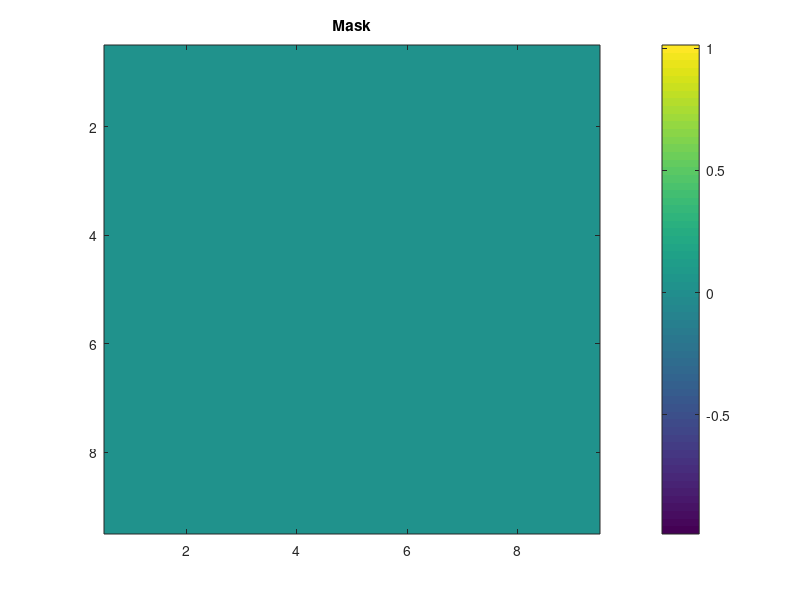
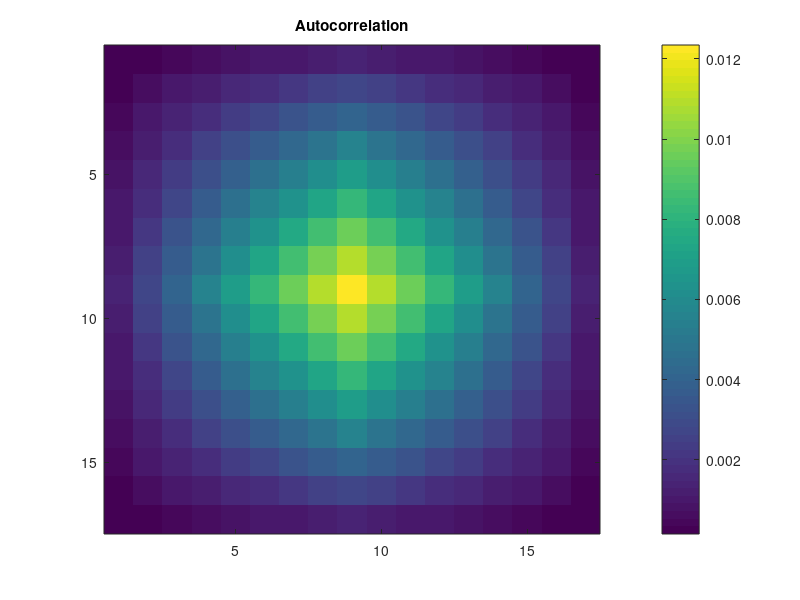

Write the MATLAB code that produced these figures, in order. (Note: this script raises an error after producing the figures.)
% Average 2D-filters
 clear; %close all; clc;
% 
mask = ones(9,9)/81;

figure; imagesc(mask);
colorbar; title('Mask')

Rmask = conv2(mask, mask);

figure; imagesc(Rmask); 
colorbar; title('Autocorrelation')

figue; surf(Rmask)
title('Xcorr')


NFFT = 2^10;
SRmask = fftshift(abs(fft2(Rmask,NFFT,NFFT)));

figure; imagesc(10*log10(SRmask)); 
colorbar; title('FFT(Autocorrelation)')

figure; surf(10*log10(SRmask))
title('Xcorr')


% spatial frequency 
dx = 0.075e-3 /2;
fs_space = 1540/dx;
fs_space / 2
freq = ((-NFFT/2):(NFFT/2-1))/NFFT*fs_space*1e-6;
figure; plot(10*log10(SRmask(:,512)))
figure; plot(freq, 10*log10(SRmask(:,512)))

return

% Gaussian 2D-filters
load("maskgauss.mat")

% mask6: gaussian, size=5, sgm=1
% mask7: gaussian, size=9, sgm=1
% mask8: gaussian, size=5, sgm=2
% mask9: gaussian, size=9, sgm=2

% mask=mask6;
% 
% figure; imagesc(mask);
% colorbar; title('Mask')
% 
% Rmask = conv2(mask, mask);
% 
% figure; imagesc(Rmask); 
% colorbar; title('Autocorrelation')
% 
% NFFT = 2^10;
% Smask = fftshift(abs(fft2(Rmask,NFFT,NFFT)));
% 
% figure; imagesc(10*log10(Smask)); 
% colorbar; title('FFT(Autocorrelation)')
% 

mask = mask7;

figure; imagesc(mask);
colorbar; title('Mask')

Rmask = conv2(mask, mask);

figure; imagesc(Rmask); 
colorbar; title('Autocorrelation')

NFFT = 2^10;
SRmask = fftshift(abs(fft2(Rmask,NFFT,NFFT)));

figure; imagesc(20*log10(SRmask)); 
colorbar; title('FFT(Autocorrelation)')

% spatial frequency 
dx = 0.3e-3 /16; % sigma is one dx.
ft_space = (1540/2)/(dx); % c0/2 / dx
ft_space / 2
freq = ((-NFFT/2):(NFFT/2-1))/NFFT*ft_space*1e-6;
figure; plot(10*log10(SRmask(:,NFFT/2)))
figure; plot(freq, 10*log10(SRmask(:,NFFT/2)),'k')



log_bsc = log(SRmask(:,NFFT/2));
fL = 3;
fH = 7.5;
f0 = mean([fL fH]);

[~,idx_fL] = min(abs(freq-fL));
[~,idx_fH] = min(abs(freq-fH));

new_freq = freq(idx_fL:idx_fH);
new_log_bsc = log_bsc(idx_fL:idx_fH);
slope = polyfit(new_freq,new_log_bsc,1)
n = f0 * slope(1); % Equal to n/f0
n

%%

mask=mask8;

figure; imagesc(mask);
colorbar; title('Mask')

Rmask = conv2(mask, mask);

figure; imagesc(Rmask); 
colorbar; title('Autocorrelation')

NFFT = 2^10;
Smask = fftshift(abs(fft2(Rmask,NFFT,NFFT)));

figure; imagesc(10*log10(Smask)); 
colorbar; title('FFT(Autocorrelation)')

mask=mask9;

figure; imagesc(mask);
colorbar; title('Mask')

Rmask = conv2(mask, mask);

figure; imagesc(Rmask); 
colorbar; title('Autocorrelation')

%NFFT = 2^10;
SRmask = fftshift(abs(fft2(Rmask,NFFT,NFFT)));

figure; imagesc(20*log10(SRmask)); 
colorbar; title('FFT(Autocorrelation)')

figure; plot(10*log10(SRmask(:,512)))

% Circular 2D-filters

load('maskcircle.mat')
mask=mask11;

figure; imagesc(mask);
colorbar; title('Mask')

Rmask = conv2(mask, mask);

figure; imagesc(Rmask); 
colorbar; title('Autocorrelation')

NFFT = 2^10;
SRmask = fftshift(abs(fft2(Rmask,NFFT,NFFT)));

figure; imagesc(10*log10(SRmask)); 
colorbar; title('FFT(Autocorrelation)')

% spatial frequency 
dx = 0.075e-3 /2;
ft_space = (1540/2)/(dx);
ft_space / 2
freq = ((-NFFT/2):(NFFT/2-1))/NFFT*ft_space*1e-6;
figure; plot(10*log10(SRmask(:,NFFT/2)))
figure; plot(freq, 10*log10(SRmask(:,NFFT/2)))

%%
% clear; 
% close all; clc;

pathData = 'C:\Users\armiz\OneDrive\Documentos\MATLAB\NonUniformBSC2D';

normZero = @(x) x-max(x(:));
rf2Bmode = @(x) 20*log10(abs(hilbert(x)));

%filenames = {'reference','sample'}
%filenames = {'rf1','rf2'}
filenames = {'rf7','rf9'}

% filename_ref = 'rf7';  % case1_rfref.mlx | map_sd0p005_bsc1  
% filename_sam = 'rf9';  % case3_rfsam.mlx | mapmask7_sd0p005_bsc2 | mask7: gaussian, size=9, sgm=1

%filenames = {'rf_fs1_mask0','rf_fs1_mask7'}
% Only when the attenuation of sample and reference is the same
ratio  = 2;
for kk = 1:length(filenames)

media = filenames{kk}

f0 = 6.66;   % MHz
size_wl = 10;

width = 10; % Width to smooth laterally for each BoA lines
overlap_pct = 0.5;    % 80%
overlap = round((1-overlap_pct)*width);

col_last = width;
n = 0;

load(fullfile(pathData,media)); 
sam = rf;
% clear sam
%fs = 1/ (1.461038961038961e-08);
%fs = 1/ (7.305194805194804e-09);

NFFT = 2^12;

fNyquist = fs/2;
%h1 = fir1(200,[2e6/(fNyquist) 9e6/(fNyquist)]');

%ratio = 2

env_sam = 20*log10(abs(hilbert(sam(200:end,:))));
bmode_sam = env_sam - max(max(env_sam));
figure; imagesc(bmode_sam); colormap gray;
title("B-mode")


figure; imagesc(x*1e3, z*1e3, normZero(rf2Bmode(rf)),[-60 0])
title('B-mode'); colormap gray
xlabel('Lateral distance (mm)')
ylabel('Depth (mm)')
axis image


%roi = rf(2500:3000,:);
roi = rf(6000/ratio:7000/ratio,:);
% for ff = 1:128
%      roi(:,ff) = conv(roi(:,ff),h1,'same');
% end

env_sam = 20*log10(abs(hilbert(roi)));
bmode_sam = env_sam - max(max(env_sam));
figure; imagesc(bmode_sam); colormap gray;
title('ROI')

% PS = nan(NFFT,128);
% for ii = 54:74
for ii = 1:128
    PS(:,ii) = power(abs(fftshift(fft(roi(:,ii),NFFT))), 2);
end

freq = (-NFFT/2:NFFT/2-1)*(fs*1e-6)/NFFT; % [MHz]
PS_0 = mean(PS(:,1:128),2);
PS = PS_0./max(PS_0);
%PS = 20*log10(PS);
figure; plot(freq,10*log10(PS)); xlim([0 25]); 
ylim([-60 0]), grid on;
xlabel('MHz'); ylabel('Power [dB]'), title('10log(PS)')


% a = 9*(0.0375e-3)/2;  
% c0 = 1540;
% wl = c0./(freq*1e6);
% k = 2*pi./wl; 
% ka =k*a;
%figure; %plot(freq, ka); 

%plot(freq,  10*log10(( 2*besselj(1,2*ka)./(2*ka)).^2) ); xlim([0 25]); 
%hold on; plot(freq, (abs(sin(ka)./ka)).^2);
%hold off;

if kk == 1
PS1 = PS;
PS1_0 = PS_0;
%figure; plot(freq,20*log10(fftshift(abs(fft(h1,NFFT)))))
%xlim([0 20])
end
figure; plot(freq,10*log10(PS./PS1)); 
xlim([0 12])
ylim([-15 0])
xlabel('MHz'); ylabel('Power [dB]'),title('(PS norm)'); %hold on;

figure; plot(freq,10*log10(PS_0./PS1_0)); 
xlim([0 25])
% ylim([-15 0])
xlabel('MHz'); ylabel('Power [dB]'), title('(PS_0)')

dx = 0.3e-3 /16; % technically dy dx of kgrid element_pitch / element_width
ft_space = (1540/2)/(dx);
ft_space / 2
freq_s = ((-NFFT/2):(NFFT/2-1))/NFFT*ft_space*1e-6;
ff = exp(-2 * (sqrt(2) * dx*1e3)^2 * (2*pi/1.54)^2 * freq_s.^2 ); %ok
%ff = exp(-2 * ( dx*1e3)^2 * (2*pi/1.54)^2 * freq_s.^2 ); %ok

figure; plot(freq_s,10*log10(ff),'r'); xlim([1 25])
%ylim([10^-2 10^1])
xlabel('MHz'); title('Form Factor')

end


log_bsc = log(PS_0./PS1_0);
fL = 3.5;
fH = 7.0; % -6 dB
f0 = mean([fL fH]);

[~,idx_fL] = min(abs(freq-fL));
[~,idx_fH] = min(abs(freq-fH));

new_freq = freq(idx_fL:idx_fH);
new_log_bsc = log_bsc(idx_fL:idx_fH);
slope = polyfit(new_freq,new_log_bsc,1)
n = f0 * slope(1); % Equal to n/f0
n


log_bsc = log(ff);
%fL = 3.6;
%fH = 8.7;
f0 = mean([fL fH]);

[~,idx_fL] = min(abs(freq_s-fL));
[~,idx_fH] = min(abs(freq_s-fH));

new_freq = freq_s(idx_fL:idx_fH);
new_log_bsc = log_bsc(idx_fL:idx_fH);
slope = polyfit(new_freq,new_log_bsc,1)
n = f0 * slope(1); % Equal to n/f0
n

%% VERSION EMZ OK

normZero = @(x) x-max(x(:));
rf2Bmode = @(x) 20*log10(abs(hilbert(x)));

% Define filenames
% Reference filename
filename_ref = 'rf7';  % case1_rfref.mlx | map_sd0p005_bsc1  
filename_sam = 'rf9';  % case3_rfsam.mlx | mapmask7_sd0p005_bsc2 | mask7: gaussian, size=9, sgm=1

% Only when the attenuation of sample and reference is the same
ratio  = 2; 

% **Second Power Spectrum Computation (REFERENCE)**
media = filename_ref;
disp(['Processing Reference: ', media])

f0 = 6.66;   % MHz
size_wl = 10;

width = 10; % Width to smooth laterally for each BoA lines
overlap_pct = 0.5;    % 80%
overlap = round((1-overlap_pct)*width);

% RE
load(media); 
sam = rf;

NFFT = 2^12;
fNyquist = fs/2;

% Compute Envelope & B-mode
env_sam = 20*log10(abs(hilbert(sam(200:end,:))));
bmode_sam = env_sam - max(max(env_sam));
figure; imagesc(bmode_sam); colormap gray;
title(['B-mode ', media]);

figure; imagesc(x*1e3, z*1e3, normZero(rf2Bmode(rf)), [-60 0])
title(['B-mode ', media]); colormap gray
xlabel('Lateral distance (mm)')
ylabel('Depth (mm)')
axis image

% Select ROI
roi = rf(6000/ratio:7000/ratio,:);

% Compute Power Spectrum
% PS1 = nan(NFFT, 128);
% for ii = 1:128
%     PS1(:,ii) = power(abs(fftshift(fft(roi(:,ii), NFFT))), 2);
% end
PS1 = abs(fftshift(fft(roi, NFFT, 1))).^2;

freq = (-NFFT/2:NFFT/2-1)*(fs*1e-6)/NFFT; % [MHz]
PS1_0 = mean(PS1, 2);
PS1 = PS1_0 ./ max(PS1_0);

% Plot Power Spectrum
figure; plot(freq, 10*log10(PS1)); xlim([0 25]); 
ylim([-60 0]), grid on;
xlabel('MHz'); ylabel('Power [dB]');
title(['Power Spectrum e', media]);


% **Second Power Spectrum Computation (SAMPLE)**
media = filename_sam;
disp(['Processing Sample: ', media])

load(media); 
sam = rf;

% Compute Envelope & B-mode
env_sam = 20*log10(abs(hilbert(sam(200:end,:))));
bmode_sam = env_sam - max(max(env_sam));
figure; imagesc(bmode_sam); colormap gray;
title(['B-mode ', media]);

figure; imagesc(x*1e3, z*1e3, normZero(rf2Bmode(rf)), [-60 0])
title(['B-mode ', media]); colormap gray
xlabel('Lateral distance (mm)')
ylabel('Depth (mm)')
axis image

% Select ROI
roi = rf(6000/ratio:7000/ratio,:);

% Compute Power Spectrum
% PS2 = nan(NFFT, 128);
% for ii = 1:128
%     PS2(:,ii) = power(abs(fftshift(fft(roi(:,ii), NFFT))), 2);
% end
PS2 = abs(fftshift(fft(roi, NFFT, 1))).^2;

PS2_0 = mean(PS2(:,:),2);
PS2 = PS2_0 ./ max(PS2_0);

% Plot Power Spectrum
figure; plot(freq, 10*log10(PS2)); xlim([0 25]); 
ylim([-60 0]), grid on;
xlabel('MHz'); ylabel('Power e[dB]');
title(['Power Spectrum ', media]);

% Ratio Between Power Spectra
figure; plot(freq, 10*log10(PS2./PS1)); 
xlim([0 12])
ylim([-15 0])
xlabel('MHz'); ylabel('Power [dB]');
title('PS2 / PS1 e');

figure; 
hold on;
plot(freq, 10*log10(PS1_0), 'DisplayName', 'Reference'); 
plot(freq, 10*log10(PS2_0), 'DisplayName', 'Sample'); 
plot(freq, 10*log10(PS2_0./PS1_0), 'DisplayName', 'Ratio'); 
xlim([0 12])
ylim([-15 0])
xlabel('MHz'); ylabel('Power [dB]');
legend('Location','Best')
title('PS2_0 / PS1_0 e');

%%  MASK
% **Form Factor EACH MASK
dx = 0.3e-3 /16; % technically dy dx of kgrid element_pitch / element_width

% MASK7 
sigma = 1; kernel= 9;
mask = fspecial('gaussian', 9, sigma);

title_str = sprintf('Mask Gaussian %dx%d, \\sigma=%d', kernel, kernel, sigma);

figure; 
imagesc(mask);
colorbar; title(['Mask: ', title_str]);

% Compute autocorrelation
Rmask = conv2(mask, mask, 'same');

figure; imagesc(Rmask);
colorbar; title(['Autocorrelation: ', title_str]);

% Compute 2D FFT
SRmask = fftshift(abs(fft2(Rmask, NFFT, NFFT)));

figure; imagesc(20*log10(SRmask));
colorbar; title(['FFT(Autocorrelation): ', title_str]);

% Compute spatial frequency
ft_space = (1540/2) / dx;
freq_s = ((-NFFT/2):(NFFT/2-1)) / NFFT * ft_space * 1e-6;
ff_k = SRmask(:, NFFT/2); clear SR_mask

figure; plot(freq_s, 10*log10(SRmask(:, NFFT/2)), 'k');
xlabel('Frequency (MHz)');
ylabel('Power (dB)');
title(['Frequency Response: ', title_str]);

%% **Form Factor Computation Theoretical**
freq_s = ((-NFFT/2):(NFFT/2-1)) / NFFT * ft_space * 1e-6;
ff_theo = exp(-2 * (sqrt(2) * dx*1e3)^2 * (2*pi/1.54)^2 * freq.^2 ); %ok

figure; plot(freq_s,10*log10(ff_theo),'r'); xlim([1 25])
xlabel('MHz'); title('Form Factor')

% Compare
figure, 
hold on
plot(freq_s,10*log10(ff_k),'b', 'DisplayName','Kernel'); xlim([1 25])
plot(freq_s,10*log10(ff_theo),'r--', 'DisplayName','Theo'); xlim([1 25])
aa = ff_k' ./ ff_theo;
plot(freq_s,aa,'g--', 'DisplayName','Diff'); xlim([1 25])
legend('Location','Best')
xlabel('MHz'); 
title('Form Factor')

%% FINAL PLOT FACTOR
figure; 
hold on;
plot(freq, 10*log10(PS1_0), 'DisplayName', 'Reference'); 
plot(freq, 10*log10(PS2_0), 'DisplayName', 'Sample'); 
plot(freq, 10*log10(PS2_0./PS1_0), 'DisplayName', 'Ratio'); 

plot(freq_s,10*log10(ff_k),'b', 'DisplayName','Kernel'); xlim([1 25])
plot(freq_s,10*log10(ff_theo),'r--', 'DisplayName','Theo'); xlim([1 25])

xlim([0 12])
ylim([-15 0])
xlabel('MHz'); ylabel('Power [dB]');
legend('Location','Best')
title('PS2_0 / PS1_0 e');

%% TEST MASK
% Define the triangular BSC in frequency domain
f = linspace(-10, 10, 1024); % Frequency vector
fc = 5; % Cutoff frequency
BSC = max(0, 1 - abs(f / fc)); % Triangular frequency response

% Inverse Fourier Transform to compute the kernel
kernel = ifftshift(ifft(sqrt(BSC))); % Kernel in spatial domain

% Plot results
figure;
subplot(2,1,1); plot(f, BSC); title('BSC (Triangular)'); xlabel('Frequency (MHz)');
subplot(2,1,2); plot(real(kernel)); title('Kernel in Spatial Domain'); xlabel('Position');


%%
% Define Frequency Domain BSC
NFFT = 64; % Kernel size in Fourier domain
[f_x, f_y] = meshgrid(-NFFT/2:NFFT/2-1, -NFFT/2:NFFT/2-1);
f_c = 0.1; % Cutoff frequency
% BSC = max(0, 1 - abs(f_x / f_c)) .* max(0, 1 - abs(f_y / f_c)); % Triangular BSC

BSC = exp(-2 * (sqrt(2) * dx*1e3)^2 * (2*pi/2.54)^2 * f_x.^2 )

% Compute Kernel (Inverse FFT)
K_custom = fftshift(ifft2(ifftshift(sqrt(BSC))));
K_custom = abs(K_custom); % Take magnitude
K_custom = K_custom / sum(K_custom(:)); % Normalize

% Plot kernel
figure; imagesc(K_custom); colormap hot; colorbar;
title('Custom Kernel from Desired BSC');

%%
clear; close all; clc;

dx = 0.3e-3 /16; % technically dy dx of kgrid element_pitch / element_width

% Parameters

lambda = 2.54e-3; % Characteristic wavelength in meters
NFFT = 64; % Number of frequency points

% Frequency axis
ft_space = (1540/2) / dx;
f_x = ((-NFFT/2):(NFFT/2-1)) / NFFT * ft_space * 1e-6; % Frequency in cycles/m
% f_x = linspace(-1/(2*dx), 1/(2*dx), NFFT); % Frequency in cycles/m

% Define the theoretical BSC in 1D
BSC_1D = exp(-2 * (sqrt(2) * dx * 1e3)^2 * (2*pi / (lambda * 1e3))^2 * f_x.^2);

% Compute 1D kernel via inverse FFT
K_1D = fftshift(ifft(ifftshift(sqrt(BSC_1D))));
K_1D = abs(K_1D); % Magnitude of the kernel
K_1D = K_1D / max(K_1D); % Normalize

% Estimate sigma1D
x = (-NFFT/2:NFFT/2-1) * dx; % Spatial domain
sigma_1D = sqrt(sum(x.^2 .* K_1D) / sum(K_1D)); % Weighted standard deviation

% Plot results
figure;
subplot(2, 1, 1);
plot(f_x * 1e-6, BSC_1D, 'r'); grid on;
title('Theoretical BSC (1D)'); xlabel('f_x (MHz)'); ylabel('Magnitude');

subplot(2, 1, 2);
plot(x * 1e6, K_1D, 'b'); grid on;
title('1D Kernel in Spatial Domain'); xlabel('x (µm)'); ylabel('Amplitude');
disp(['Estimated sigma1D (meters): ', num2str(sigma_1D)]);

%%
% Parameters
kernel_size = 9; % Size of the 2D kernel (e.g., 11x11 pixels)
sigma_2D = sigma_1D; % Use the same sigma from 1D kernel

% Create 2D Gaussian kernel
[x, y] = meshgrid(-floor(kernel_size/2):floor(kernel_size/2));
K_2D = exp(-(x.^2 + y.^2) / (2 * (sigma_2D / dx)^2)); % Gaussian function
K_2D = K_2D / sum(K_2D(:)); % Normalize

% Plot 2D Gaussian kernel
figure;
subplot(1, 2, 1);
imagesc(K_2D); colormap hot; colorbar;
title('2D Gaussian Kernel');

subplot(1, 2, 2);
surf(K_2D); shading interp;
title('2D Gaussian Kernel (3D View)');
xlabel('x (pixels)'); ylabel('y (pixels)'); zlabel('Amplitude');

%%
% clear; close all; clc;

% Parameters
dx = 1.8750e-5; % Spatial resolution in meters
lambda = 2.54e-3; % Characteristic wavelength in meters
NFFT = 2^10; % Number of frequency points

% Frequency axis
ft_space = (1540/2) / dx;
% f_x = ((-NFFT/2):(NFFT/2-1)) / NFFT * ft_space * 1e-6; % Frequency in cycles/m
f_x = linspace(-1/(2*dx), 1/(2*dx), NFFT); % Frequency axis in cycles/m


% Theoretical BSC
% BSC_1D = exp(-2 * (sqrt(2) * dx * 1e3)^2 * (2*pi / (lambda * 1e3))^2 * f_x.^2);
BSC_1D = ff_k';

% Compute 1D kernel
K_1D = fftshift(ifft(ifftshift(sqrt(BSC_1D))));
K_1D = abs(K_1D); % Take magnitude
K_1D = K_1D / max(K_1D); % Normalize

% Spatial axis
x = (-NFFT/2:NFFT/2-1) * dx; % Spatial domain
% x = ((-NFFT/2):(NFFT/2-1)) / NFFT * ft_space * 1e-6; % Frequency in cycles/m

% Compute sigma1D
sigma_1D = sqrt(sum(x.^2 .* K_1D) / sum(K_1D));
disp(['Estimated sigma1D: ', num2str(sigma_1D)]);

% Plot results
figure;
subplot(2, 1, 1);
plot(f_x * 1e-6, BSC_1D, 'r'); grid on;
title('Theoretical BSC (1D)'); xlabel('f_x (MHz)'); ylabel('Magnitude');

subplot(2, 1, 2);
plot(x * 1e6, K_1D, 'b'); grid on;
title('1D Kernel in Spatial Domain'); xlabel('x (\mum)'); ylabel('Amplitude');

%% NEWW INVRSE WAY


% clear; close all; clc;

% Given parameters
kernel_size = 9; % Desired kernel size
NFFT = 64; % FFT size (must match the original one)
dx = 0.3e-3 / 16; % Spatial resolution (m)

% Create a 2D frequency grid
[f_x, f_y] = meshgrid(linspace(-1/(2*dx), 1/(2*dx), NFFT));
f_r = sqrt(f_x.^2 + f_y.^2); % Radial frequency grid

% Assume `ff_k` is a given 1D frequency response
% Replace this with any empirical `ff_k`
freq_1D = linspace(0, max(f_r(:)), length(ff_k)); % 1D frequency axis
ff_k_r = interp1(freq_1D, ff_k, f_r, 'linear', 0); % Expand into 2D

% Ensure symmetry in the frequency domain
SRmask = ff_k_r; 

% Compute 2D kernel via inverse FFT
kernel_full = abs(ifft2(ifftshift(sqrt(SRmask)))); % Inverse FFT
kernel_full = fftshift(kernel_full); % Center the kernel properly
% kernel_full = kernel_full / max(kernel_full(:)); % Normalize

% Find true center
center_idx = ceil(NFFT / 2); % Correct center index

% Crop the kernel correctly
half_size = floor(kernel_size / 2);
kernel = kernel_full(center_idx - half_size +1: center_idx + half_size +1, ...
                     center_idx - half_size +1: center_idx + half_size +1);

% Plot results
figure;
subplot(1, 2, 1);
imagesc(SRmask); colorbar; 
title('Given Frequency Response (SRmask)');

subplot(1, 2, 2);
imagesc(kernel); colormap hot; colorbar;
title(['Recovered Kernel (Size: ', num2str(kernel_size), 'x', num2str(kernel_size), ')']);



% first obtain a kernel1D and then perhaps you can create a 2D one